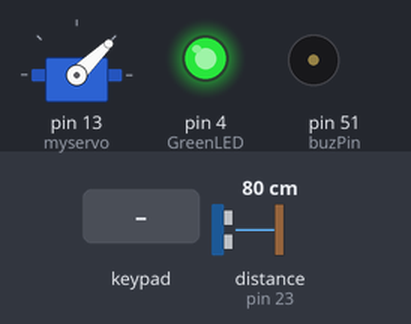
The sketch below on a simulated Arduino Mega 2560, built with avr-gcc and run on an emulated ATmega2560. Shown: servo, output pins drawn as LEDs (lit = HIGH), buzzer (waves = sounding). Wiring (inferred from the names in the program): ultrasonic range finder: trigger pin 22; echo pin 23. The test bench sets the inputs (shaded band); at power-on: distance to the obstacle (sensor on pin 23) 80 cm. The echo pulse lasts 58.3 µs per cm; WiFi joins after 1.5 s; servers stay silent unless stated; pins used as bus, display or sensor lines are not drawn.

Above: at 3.0 s.
3.1 s: keypad keys 2 0 2 4 pressed 0.4 s apart
At 4.6 s:
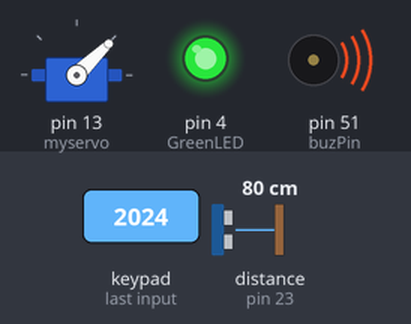
6.2 s: distance to the obstacle (sensor on pin 23) set to 96 cm
7.7 s: distance to the obstacle (sensor on pin 23) set to 105 cm
At 8.7 s:
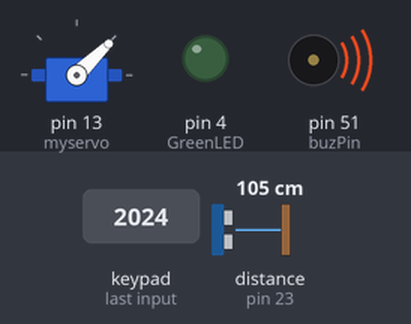
9.2 s: distance to the obstacle (sensor on pin 23) set to 2 cm
At 9.35 s:
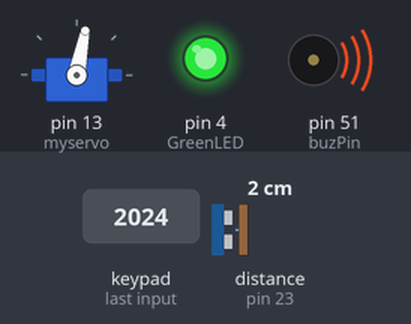
11.1 s: distance to the obstacle (sensor on pin 23) set to 120 cm
At 12.3 s:
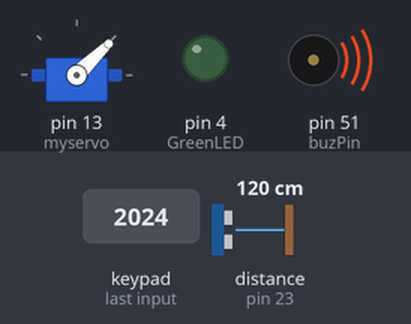
12.6 s: distance to the obstacle (sensor on pin 23) set to 4 cm
At 13.7 s:
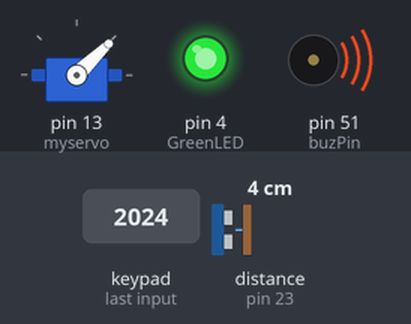
Timing chart, 0 to 15.5 s (numbered marks = the images above; inputs shaded):
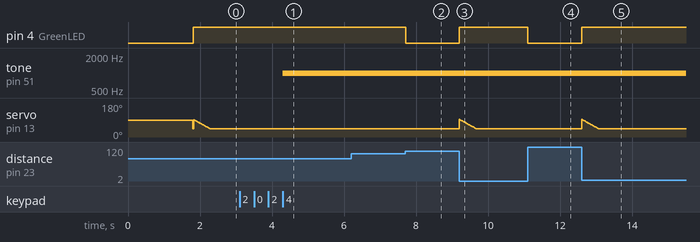

Measured:
- the behaviour switches between 99 and 100 cm on distance to the obstacle (sensor on pin 23) (found by bisection; images 1 and 2)
- after the input at 3.1 s, tone on pin 51 (buzPin): silent → 1000 Hz after 1.2 s
- after the input at 6.2 s, every drawn part: stays the same
- after the input at 7.7 s, pin 4 (GreenLED): HIGH → LOW at once
- after the input at 9.2 s, pin 4 (GreenLED): LOW → HIGH at once
- after the input at 11.1 s, pin 4 (GreenLED): HIGH → LOW at once
- after the input at 12.6 s, pin 4 (GreenLED): LOW → HIGH at once

The sketch:

Remote_Automate_Smart_Parking.ino
```cpp
#define BLYNK_TEMPLATE_ID ""
#define BLYNK_TEMPLATE_NAME "Blynk Personal Smart Parking"
#define BLYNK_AUTH_TOKEN ""

#include <BlynkSimpleStream.h>
#include <Keypad.h>
#include <Servo.h>

#define BLYNK_PRINT Serial1

BlynkTimer timer;
Servo myservo;

#define buzPin 51
#define TrigPin 22
#define EchoPin 23
#define GreenLED 4

const byte ROWS = 4;
const byte COLS = 3;
char keys[ROWS][COLS] = {
  {'1','2','3'},
  {'4','5','6'},
  {'7','8','9'},
  {'*','0','#'}
};
byte rowPins[ROWS] = {41, 42, 43, 44};
byte colPins[COLS] = {36, 35, 34};

Keypad keypad = Keypad( makeKeymap(keys), rowPins, colPins, ROWS, COLS );

const char auth[] = BLYNK_AUTH_TOKEN;
const int parkedDist = 100; //1 meter distance
const char pass[] = "2024";

bool SECURE = false;
bool PARKED = false;
bool DANGERLED = false;

BLYNK_WRITE(V0)
{
  int pinValue = param.asInt();

  if (pinValue == 1) {
    BLYNK_PRINT.println("Parking's Security is ON!");
    SECURE = true;

  } else {
    BLYNK_PRINT.println("Parking's Security is OFF.");
    SECURE = false;
  }
}

void myTimerEvent(){
  Blynk.virtualWrite(V1, PARKED);

  Blynk.virtualWrite(V2, DANGERLED);
}

void setup() {
  BLYNK_PRINT.begin(115200);

  BLYNK_PRINT.println("Connecting...");
  Serial.begin(9600);
  Blynk.begin(Serial, auth);
  BLYNK_PRINT.println("Connected.");

  timer.setInterval(1000L, myTimerEvent);

  myservo.attach(13);
  myservo.writeMicroseconds(1000);

  pinMode(buzPin, OUTPUT);
  noTone(buzPin);

  pinMode(GreenLED, OUTPUT);
  digitalWrite(GreenLED, LOW);

  pinMode(TrigPin, OUTPUT);
  pinMode(EchoPin, INPUT);

  pinMode(41, OUTPUT);
  digitalWrite(41, HIGH);
  pinMode(42, OUTPUT);
  digitalWrite(42, HIGH);
  pinMode(43, OUTPUT);
  digitalWrite(43, HIGH);
  pinMode(44, OUTPUT);
  digitalWrite(44, HIGH);

  pinMode(34, INPUT_PULLUP);
  pinMode(35, INPUT_PULLUP);
  pinMode(36, INPUT_PULLUP);
}

void loop(){
  Blynk.run();
  timer.run(); // Initiates BlynkTimer

  char key = keypad.getKey();
  if (key) {
    if (checkPass(key)){
      noTone(buzPin);
      DANGERLED = false;

      if (!SECURE) {
        openDoor();
      } else {
        BLYNK_PRINT.println("Parking's Security is ON!");
        BLYNK_PRINT.println("Cannot Open the Door!");
      }

    } else {
      DANGERLED = true;
      tone(buzPin, 1000);
    }
  }

  long dist = calDist();
  if (dist < parkedDist) {
    if (!PARKED) {
      BLYNK_PRINT.print("The Car Distance is (cm): ");
      BLYNK_PRINT.println(dist);

      digitalWrite(GreenLED, HIGH);
      PARKED = true;

      BLYNK_PRINT.println("The Car is Parked.");

      closeDoor();
    }
  } else {
    digitalWrite(GreenLED, LOW);
    PARKED = false;
  }
}

bool checkPass(char key){
  char p[4];
  p[0] = key;

  BLYNK_PRINT.print("Key Entered is: ");
  BLYNK_PRINT.print(key);

  for (int i = 1; i < 4 ; i++){
    key = keypad.waitForKey();

    BLYNK_PRINT.print(key);
    p[i] = key;
  }

  BLYNK_PRINT.println();

  return strcmp(pass, p) == 0;
}

int calDist(){
   digitalWrite(TrigPin, LOW);
   delayMicroseconds(2);

   digitalWrite(TrigPin, HIGH);
   delayMicroseconds(10);

   digitalWrite(TrigPin, LOW);

   long duration = pulseIn(EchoPin, HIGH);
   long dist = duration / 29 / 2;

   return dist;
}

void openDoor(){
  BLYNK_PRINT.println("Door Opening...");

  for (int p = 0; p <= 90; p += 1) {
    int deg = map(p, 0, 180, 1000, 2000);
    myservo.writeMicroseconds(deg);
    delay(10);
  }

  BLYNK_PRINT.println("Door Opened.");
}

void closeDoor(){
  BLYNK_PRINT.println("Door Closing...");

  for (int p = 90; p >= 0; p -= 2) {
    int deg = map(p, 0, 180, 1000, 2000);
    myservo.writeMicroseconds(deg);
    delay(10);
  }

  BLYNK_PRINT.println("Door Closed.");
}
```
